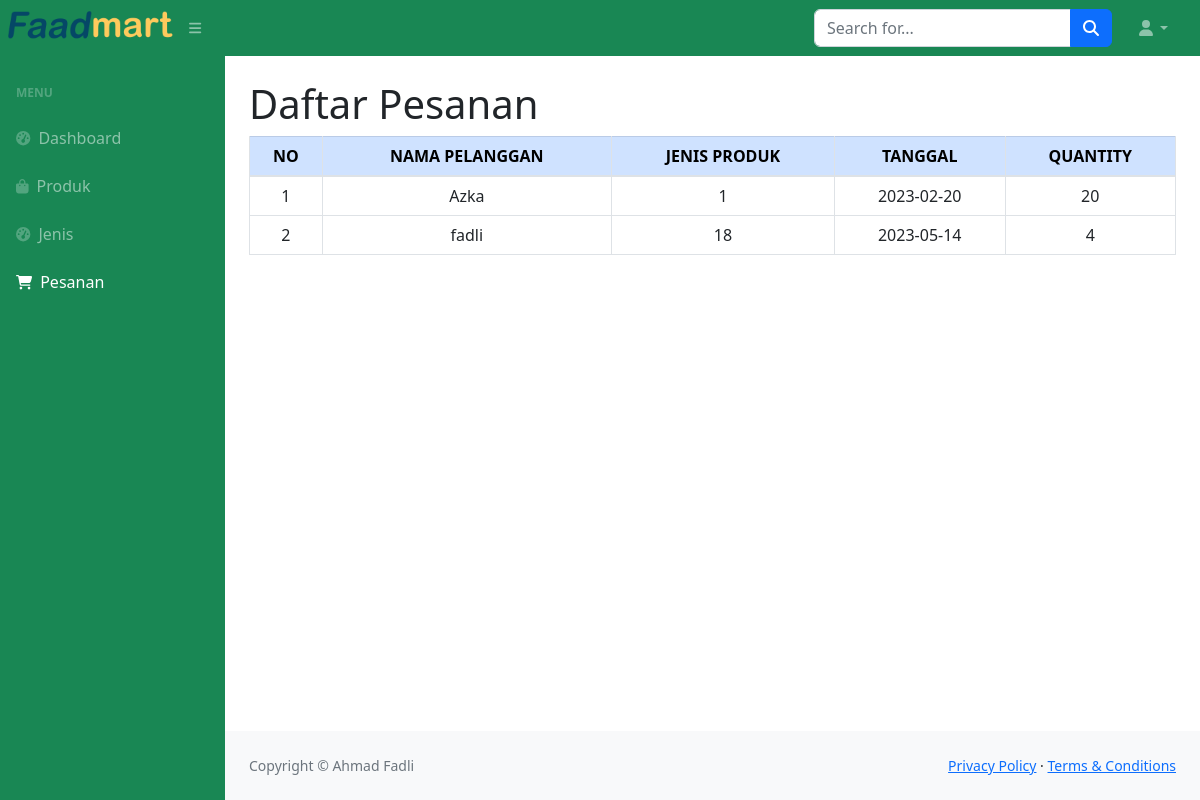
/list_pesanan.php, run on the app's committed database.
### tables this page shows
CREATE TABLE `pesanan` (
  `id` int(11) NOT NULL,
  `nama_pelanggan` varchar(191) NOT NULL,
  `produk_id` int(45) NOT NULL,
  `tanggal` date NOT NULL,
  `quantity` int(11) NOT NULL
);

### list_pesanan.php (the view, shortened to what this page needs)
<?php require_once 'db_koneksi.php' ?>
<?php
    $sql = "SELECT * FROM pesanan";
    $rs = $dbh->query($sql);
?>
<!DOCTYPE html>
<html lang="en">
<head>
    <link href="https://cdn.jsdelivr.net/npm/simple-datatables@7.1.2/dist/style.min.css" rel="stylesheet" />
    <link href="css/style-shop.css" rel="stylesheet" />
</head>
<body class="sb-nav-fixed">
    <nav class="sb-topnav navbar navbar-expand navbar-dark bg-success">
        <img src="images/new/logo-produk.png" alt="" style="width: 180px;">
        <button class="btn btn-link btn-sm order-1 order-lg-0 me-4 me-lg-0" id="sidebarToggle" href="#!"><i
                class="fas fa-bars"></i></button>
        <form class="d-none d-md-inline-block form-inline ms-auto me-0 me-md-3 my-2 my-md-0">
            <div class="input-group">
                <input class="form-control" type="text" placeholder="Search for..." aria-label="Search for..."
                    aria-describedby="btnNavbarSearch" />
                <button class="btn btn-primary" id="btnNavbarSearch" type="button"><i
                        class="fas fa-search"></i></button>
            </div>
        </form>
        <ul class="navbar-nav ms-auto ms-md-0 me-3 me-lg-4">
            <li class="nav-item dropdown">
                <a class="nav-link dropdown-toggle" id="navbarDropdown" href="#" role="button" data-bs-toggle="dropdown"
                    aria-expanded="false"><i class="fas fa-user fa-fw"></i></a>
            </li>
        </ul>
    </nav>
    <div id="layoutSidenav">
        <div id="layoutSidenav_nav">
            <nav class="sb-sidenav accordion sb-sidenav-dark bg-success" id="sidenavAccordion">
                <div class="sb-sidenav-menu">
                    <div class="nav">
                        <div class="sb-sidenav-menu-heading">Menu</div>
                        <a class="nav-link" href="dashboard.php">
                            <div class="sb-nav-link-icon"><i class="fas fa-tachometer-alt"></i></div>
                            Dashboard
                        </a>
                        <a class="nav-link" href="list_produk.php">
                            <div class="sb-nav-link-icon"><i class="fas fa-shopping-bag"></i></div>
                            Produk
                        </a>
                        <a class="nav-link" href="list_jenis.php">
                            <div class="sb-nav-link-icon"><i class="fas fa-tachometer-alt"></i></div>
                            Jenis
                        </a>
                        <a class="nav-link active" href="list_pesanan.php">
                            <div class="sb-nav-link-icon"><i class="fas fa-shopping-cart"></i></div>
                            Pesanan
                        </a>
            </nav>
        </div>
        <div id="layoutSidenav_content">
            <main>
                <div class="container-fluid px-4">
                    <h1 class="mt-4">Daftar Pesanan</h1>
                    <table class="table table-hover text-center table-bordered" width="100%" border="1" cellspacing="2"
                        cellpadding="2">
                        <thead>
                            <tr class="table-primary text-uppercase">
                                <th>No</th>
                                <th>Nama Pelanggan</th>
                                <th>Jenis Produk</th>
                                <th>Tanggal</th>
                                <th>Quantity</th>
                            </tr>
                        </thead>
                        <tbody>
                            <?php
                                $nomor  =1 ;
                                foreach($rs as $row){
                                ?>
                            <tr>
                                <td><?=$nomor?></td>
                                <td><?=$row['nama_pelanggan']?></td>
                                <td><?=$row['produk_id']?></td>
                                <td><?=$row['tanggal']?></td>
                                <td><?=$row['quantity']?></td>
                            </tr>
                            <?php
                                $nomor++;
                                }
                                ?>
                        </tbody>
                    </table>
                </div>
            </main>
            <footer class="py-4 bg-light mt-auto">
                <div class="container-fluid px-4">
                    <div class="d-flex align-items-center justify-content-between small">
                        <div class="text-muted">Copyright &copy; Ahmad Fadli</div>
                        <div>
                            <a href="#">Privacy Policy</a>
                            &middot;
                            <a href="#">Terms &amp; Conditions</a>
                        </div>
                    </div>
                </div>
            </footer>
        </div>
    </div>
</body>
</html>

### db_koneksi.php (shortened to what this page needs)
<link rel="stylesheet" href="https://cdn.jsdelivr.net/npm/bootstrap@4.0.0/dist/css/bootstrap.min.css"
>

### data on the page
pesanan: nama_pelanggan "Azka", produk "1", tanggal "2023-02-20", quantity "20"
pesanan: nama_pelanggan "fadli", produk "18", tanggal "2023-05-14", quantity "4"
